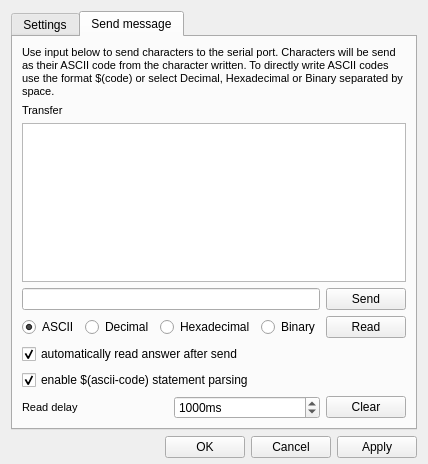
<?xml version="1.0" encoding="UTF-8"?>
<ui version="4.0">
 <class>dialogSerialIO</class>
 <widget class="QDialog" name="dialogSerialIO">
  <property name="geometry">
   <rect>
    <x>0</x>
    <y>0</y>
    <width>401</width>
    <height>428</height>
   </rect>
  </property>
  <property name="windowTitle">
   <string>Dialog</string>
  </property>
  <layout class="QVBoxLayout" name="verticalLayout">
   <property name="bottomMargin">
    <number>6</number>
   </property>
   <item>
    <widget class="QTabWidget" name="tabWidget">
     <property name="minimumSize">
      <size>
       <width>0</width>
       <height>0</height>
      </size>
     </property>
     <property name="currentIndex">
      <number>1</number>
     </property>
     <widget class="QWidget" name="tab">
      <attribute name="title">
       <string>Settings</string>
      </attribute>
      <layout class="QVBoxLayout" name="verticalLayout_3">
       <item>
        <widget class="QGroupBox" name="Basic">
         <property name="title">
          <string>Basic</string>
         </property>
         <property name="flat">
          <bool>false</bool>
         </property>
         <layout class="QGridLayout" name="gridLayout_3">
          <item row="1" column="5">
           <spacer name="horizontalSpacer">
            <property name="orientation">
             <enum>Qt::Horizontal</enum>
            </property>
            <property name="sizeHint" stdset="0">
             <size>
              <width>1</width>
              <height>15</height>
             </size>
            </property>
           </spacer>
          </item>
          <item row="2" column="0">
           <widget class="QLabel" name="label_endline">
            <property name="font">
             <font>
              <pointsize>8</pointsize>
             </font>
            </property>
            <property name="text">
             <string>Endline</string>
            </property>
            <property name="buddy">
             <cstring>combo_endline</cstring>
            </property>
           </widget>
          </item>
          <item row="0" column="0">
           <widget class="QLabel" name="label_baud">
            <property name="font">
             <font>
              <pointsize>8</pointsize>
             </font>
            </property>
            <property name="text">
             <string>Baud</string>
            </property>
            <property name="buddy">
             <cstring>combo_baud</cstring>
            </property>
           </widget>
          </item>
          <item row="0" column="1">
           <widget class="QComboBox" name="combo_baud">
            <property name="currentIndex">
             <number>-1</number>
            </property>
           </widget>
          </item>
          <item row="0" column="3">
           <widget class="QLabel" name="label_parity">
            <property name="font">
             <font>
              <pointsize>8</pointsize>
             </font>
            </property>
            <property name="text">
             <string>Parity</string>
            </property>
            <property name="buddy">
             <cstring>combo_parity</cstring>
            </property>
           </widget>
          </item>
          <item row="0" column="4">
           <widget class="QComboBox" name="combo_parity">
            <property name="currentIndex">
             <number>0</number>
            </property>
            <item>
             <property name="text">
              <string>none</string>
             </property>
            </item>
            <item>
             <property name="text">
              <string>odd</string>
             </property>
            </item>
            <item>
             <property name="text">
              <string>even</string>
             </property>
            </item>
            <item>
             <property name="text">
              <string>mark</string>
             </property>
            </item>
            <item>
             <property name="text">
              <string>space</string>
             </property>
            </item>
           </widget>
          </item>
          <item row="1" column="0">
           <widget class="QLabel" name="label_bits">
            <property name="font">
             <font>
              <pointsize>8</pointsize>
             </font>
            </property>
            <property name="text">
             <string>Bits</string>
            </property>
            <property name="buddy">
             <cstring>combo_bits</cstring>
            </property>
           </widget>
          </item>
          <item row="1" column="1">
           <widget class="QComboBox" name="combo_bits">
            <property name="currentIndex">
             <number>3</number>
            </property>
            <item>
             <property name="text">
              <string>5</string>
             </property>
            </item>
            <item>
             <property name="text">
              <string>6</string>
             </property>
            </item>
            <item>
             <property name="text">
              <string>7</string>
             </property>
            </item>
            <item>
             <property name="text">
              <string>8</string>
             </property>
            </item>
           </widget>
          </item>
          <item row="1" column="2">
           <widget class="QLabel" name="label">
            <property name="minimumSize">
             <size>
              <width>30</width>
              <height>0</height>
             </size>
            </property>
            <property name="maximumSize">
             <size>
              <width>30</width>
              <height>16777215</height>
             </size>
            </property>
            <property name="text">
             <string/>
            </property>
           </widget>
          </item>
          <item row="1" column="3">
           <widget class="QLabel" name="label_timeout">
            <property name="text">
             <string>Time out</string>
            </property>
           </widget>
          </item>
          <item row="1" column="4">
           <widget class="QSpinBox" name="spinBox_timeout">
            <property name="suffix">
             <string>ms</string>
            </property>
            <property name="maximum">
             <number>65000</number>
            </property>
           </widget>
          </item>
          <item row="2" column="1">
           <widget class="QComboBox" name="combo_endline">
            <property name="currentIndex">
             <number>0</number>
            </property>
            <item>
             <property name="text">
              <string>\r</string>
             </property>
            </item>
            <item>
             <property name="text">
              <string>\n</string>
             </property>
            </item>
            <item>
             <property name="text">
              <string>\r\n</string>
             </property>
            </item>
            <item>
             <property name="text">
              <string>&lt;none&gt;</string>
             </property>
            </item>
           </widget>
          </item>
          <item row="2" column="3">
           <widget class="QLabel" name="label_sendDelay">
            <property name="font">
             <font>
              <pointsize>8</pointsize>
             </font>
            </property>
            <property name="text">
             <string>Send Delay</string>
            </property>
           </widget>
          </item>
          <item row="2" column="4">
           <widget class="QSpinBox" name="spinBox_sendDelay">
            <property name="suffix">
             <string>ms</string>
            </property>
            <property name="maximum">
             <number>65000</number>
            </property>
           </widget>
          </item>
          <item row="5" column="0">
           <widget class="QLabel" name="label_stopbits">
            <property name="font">
             <font>
              <pointsize>8</pointsize>
             </font>
            </property>
            <property name="text">
             <string>Stopbits</string>
            </property>
            <property name="buddy">
             <cstring>combo_stopbits</cstring>
            </property>
           </widget>
          </item>
          <item row="5" column="1">
           <widget class="QComboBox" name="combo_stopbits">
            <property name="currentIndex">
             <number>0</number>
            </property>
            <item>
             <property name="text">
              <string>1</string>
             </property>
            </item>
            <item>
             <property name="text">
              <string>2</string>
             </property>
            </item>
           </widget>
          </item>
          <item row="4" column="0">
           <widget class="QLabel" name="label_endlineRead">
            <property name="font">
             <font>
              <pointsize>8</pointsize>
             </font>
            </property>
            <property name="text">
             <string>Endline Read</string>
            </property>
            <property name="buddy">
             <cstring>combo_endline</cstring>
            </property>
           </widget>
          </item>
          <item row="4" column="1">
           <widget class="QComboBox" name="combo_endlineRead">
            <property name="enabled">
             <bool>false</bool>
            </property>
            <property name="currentIndex">
             <number>0</number>
            </property>
            <item>
             <property name="text">
              <string>\r</string>
             </property>
            </item>
            <item>
             <property name="text">
              <string>\n</string>
             </property>
            </item>
            <item>
             <property name="text">
              <string>\r\n</string>
             </property>
            </item>
            <item>
             <property name="text">
              <string>&lt;none&gt;</string>
             </property>
            </item>
           </widget>
          </item>
          <item row="4" column="3">
           <widget class="QLabel" name="label_debug">
            <property name="font">
             <font>
              <pointsize>8</pointsize>
             </font>
            </property>
            <property name="text">
             <string>Debug Mode</string>
            </property>
            <property name="buddy">
             <cstring>checkBox_debug</cstring>
            </property>
           </widget>
          </item>
          <item row="4" column="4">
           <widget class="QCheckBox" name="checkBox_debug">
            <property name="text">
             <string/>
            </property>
           </widget>
          </item>
          <item row="5" column="3">
           <widget class="QLabel" name="label_readline">
            <property name="font">
             <font>
              <pointsize>8</pointsize>
             </font>
            </property>
            <property name="text">
             <string>Readline</string>
            </property>
            <property name="buddy">
             <cstring>checkBox_debug</cstring>
            </property>
           </widget>
          </item>
          <item row="5" column="4">
           <widget class="QCheckBox" name="checkBox_readline">
            <property name="text">
             <string/>
            </property>
           </widget>
          </item>
         </layout>
        </widget>
       </item>
       <item>
        <widget class="QGroupBox" name="groupBox">
         <property name="title">
          <string>Flow control</string>
         </property>
         <property name="flat">
          <bool>false</bool>
         </property>
         <property name="checkable">
          <bool>false</bool>
         </property>
         <property name="checked">
          <bool>false</bool>
         </property>
         <layout class="QGridLayout" name="gridLayout_2">
          <item row="0" column="0">
           <widget class="QLabel" name="label_flow_xonxoff">
            <property name="font">
             <font>
              <pointsize>8</pointsize>
             </font>
            </property>
            <property name="text">
             <string>Xon/Xoff</string>
            </property>
            <property name="alignment">
             <set>Qt::AlignLeading|Qt::AlignLeft|Qt::AlignVCenter</set>
            </property>
            <property name="buddy">
             <cstring>combo_flow_xonxoff</cstring>
            </property>
           </widget>
          </item>
          <item row="0" column="1">
           <widget class="QComboBox" name="combo_flow_xonxoff">
            <property name="currentIndex">
             <number>0</number>
            </property>
            <item>
             <property name="text">
              <string>disable</string>
             </property>
            </item>
            <item>
             <property name="text">
              <string>enable</string>
             </property>
            </item>
           </widget>
          </item>
          <item row="0" column="2">
           <widget class="QLabel" name="label_2">
            <property name="minimumSize">
             <size>
              <width>30</width>
              <height>0</height>
             </size>
            </property>
            <property name="maximumSize">
             <size>
              <width>30</width>
              <height>16777215</height>
             </size>
            </property>
            <property name="text">
             <string/>
            </property>
           </widget>
          </item>
          <item row="0" column="3">
           <widget class="QLabel" name="label_flow_rts">
            <property name="font">
             <font>
              <pointsize>8</pointsize>
             </font>
            </property>
            <property name="text">
             <string>rts</string>
            </property>
            <property name="buddy">
             <cstring>combo_flow_rts</cstring>
            </property>
           </widget>
          </item>
          <item row="1" column="0">
           <widget class="QLabel" name="label_flow_cts">
            <property name="font">
             <font>
              <pointsize>8</pointsize>
             </font>
            </property>
            <property name="text">
             <string>cts</string>
            </property>
            <property name="buddy">
             <cstring>combo_flow_cts</cstring>
            </property>
           </widget>
          </item>
          <item row="1" column="1">
           <widget class="QComboBox" name="combo_flow_cts">
            <property name="currentIndex">
             <number>0</number>
            </property>
            <item>
             <property name="text">
              <string>disable</string>
             </property>
            </item>
            <item>
             <property name="text">
              <string>enable</string>
             </property>
            </item>
           </widget>
          </item>
          <item row="1" column="3">
           <widget class="QLabel" name="label_flow_dtr">
            <property name="font">
             <font>
              <pointsize>8</pointsize>
             </font>
            </property>
            <property name="text">
             <string>dtr</string>
            </property>
            <property name="buddy">
             <cstring>combo_flow_dtr</cstring>
            </property>
           </widget>
          </item>
          <item row="1" column="4">
           <widget class="QComboBox" name="combo_flow_dtr">
            <property name="currentIndex">
             <number>0</number>
            </property>
            <item>
             <property name="text">
              <string>disable</string>
             </property>
            </item>
            <item>
             <property name="text">
              <string>enable</string>
             </property>
            </item>
            <item>
             <property name="text">
              <string>handshake</string>
             </property>
            </item>
           </widget>
          </item>
          <item row="1" column="5">
           <spacer name="horizontalSpacer_2">
            <property name="orientation">
             <enum>Qt::Horizontal</enum>
            </property>
            <property name="sizeHint" stdset="0">
             <size>
              <width>34</width>
              <height>20</height>
             </size>
            </property>
           </spacer>
          </item>
          <item row="2" column="0">
           <widget class="QLabel" name="label_flow_dsr">
            <property name="font">
             <font>
              <pointsize>8</pointsize>
             </font>
            </property>
            <property name="text">
             <string>dsr</string>
            </property>
            <property name="buddy">
             <cstring>combo_flow_dsr</cstring>
            </property>
           </widget>
          </item>
          <item row="2" column="1">
           <widget class="QComboBox" name="combo_flow_dsr">
            <property name="currentIndex">
             <number>0</number>
            </property>
            <item>
             <property name="text">
              <string>disable</string>
             </property>
            </item>
            <item>
             <property name="text">
              <string>enable</string>
             </property>
            </item>
           </widget>
          </item>
          <item row="0" column="4">
           <widget class="QComboBox" name="combo_flow_rts">
            <property name="currentIndex">
             <number>0</number>
            </property>
            <item>
             <property name="text">
              <string>disable</string>
             </property>
            </item>
            <item>
             <property name="text">
              <string>enable</string>
             </property>
            </item>
            <item>
             <property name="text">
              <string>handshake</string>
             </property>
            </item>
           </widget>
          </item>
         </layout>
        </widget>
       </item>
       <item>
        <widget class="QGroupBox" name="groupBox_2">
         <property name="title">
          <string>Python Command</string>
         </property>
         <layout class="QHBoxLayout" name="horizontalLayout">
          <item>
           <widget class="QPushButton" name="pushButtonCreateCommand">
            <property name="text">
             <string>Create</string>
            </property>
            <property name="autoDefault">
             <bool>false</bool>
            </property>
           </widget>
          </item>
          <item>
           <widget class="QLineEdit" name="lineEditCommandStr">
            <property name="focusPolicy">
             <enum>Qt::WheelFocus</enum>
            </property>
            <property name="inputMask">
             <string notr="true"/>
            </property>
            <property name="text">
             <string notr="true"/>
            </property>
           </widget>
          </item>
         </layout>
        </widget>
       </item>
       <item>
        <spacer name="verticalSpacer">
         <property name="orientation">
          <enum>Qt::Vertical</enum>
         </property>
         <property name="sizeHint" stdset="0">
          <size>
           <width>20</width>
           <height>0</height>
          </size>
         </property>
        </spacer>
       </item>
      </layout>
     </widget>
     <widget class="QWidget" name="tab_2">
      <attribute name="title">
       <string>Send message</string>
      </attribute>
      <layout class="QVBoxLayout" name="verticalLayout_2">
       <item>
        <widget class="QLabel" name="label_Info">
         <property name="font">
          <font>
           <pointsize>8</pointsize>
          </font>
         </property>
         <property name="text">
          <string>Use input below to send characters to the serial port. Characters will be send as their ASCII code from the character written. To directly write ASCII codes use the format $(code) or select Decimal, Hexadecimal or Binary separated by space.</string>
         </property>
         <property name="wordWrap">
          <bool>true</bool>
         </property>
        </widget>
       </item>
       <item>
        <widget class="QLabel" name="label_transfer">
         <property name="font">
          <font>
           <pointsize>8</pointsize>
          </font>
         </property>
         <property name="text">
          <string>Transfer</string>
         </property>
        </widget>
       </item>
       <item>
        <widget class="QTextEdit" name="text_transfer">
         <property name="enabled">
          <bool>true</bool>
         </property>
         <property name="lineWrapMode">
          <enum>QTextEdit::NoWrap</enum>
         </property>
         <property name="readOnly">
          <bool>true</bool>
         </property>
        </widget>
       </item>
       <item>
        <layout class="QGridLayout" name="gridLayout">
         <item row="4" column="1">
          <widget class="QSpinBox" name="spinBox_readdelay">
           <property name="suffix">
            <string>ms</string>
           </property>
           <property name="maximum">
            <number>65000</number>
           </property>
           <property name="singleStep">
            <number>200</number>
           </property>
           <property name="value">
            <number>1000</number>
           </property>
          </widget>
         </item>
         <item row="0" column="0" colspan="2">
          <widget class="QLineEdit" name="lineEditSend">
           <property name="focusPolicy">
            <enum>Qt::WheelFocus</enum>
           </property>
           <property name="inputMask">
            <string notr="true"/>
           </property>
           <property name="text">
            <string notr="true"/>
           </property>
          </widget>
         </item>
         <item row="0" column="2">
          <widget class="QPushButton" name="pushSendButton">
           <property name="text">
            <string>Send</string>
           </property>
           <property name="autoDefault">
            <bool>false</bool>
           </property>
          </widget>
         </item>
         <item row="4" column="0">
          <widget class="QLabel" name="label_readdelay">
           <property name="font">
            <font>
             <pointsize>8</pointsize>
            </font>
           </property>
           <property name="text">
            <string>Read delay</string>
           </property>
          </widget>
         </item>
         <item row="1" column="0" colspan="2">
          <layout class="QHBoxLayout" name="horizontalLayout_6">
           <item>
            <widget class="QRadioButton" name="RBASCII">
             <property name="sizePolicy">
              <sizepolicy hsizetype="Minimum" vsizetype="Fixed">
               <horstretch>0</horstretch>
               <verstretch>0</verstretch>
              </sizepolicy>
             </property>
             <property name="toolTip">
              <string>E.g. Test$(10)</string>
             </property>
             <property name="text">
              <string>ASCII</string>
             </property>
             <property name="checked">
              <bool>true</bool>
             </property>
            </widget>
           </item>
           <item>
            <widget class="QRadioButton" name="RBDez">
             <property name="sizePolicy">
              <sizepolicy hsizetype="Minimum" vsizetype="Fixed">
               <horstretch>0</horstretch>
               <verstretch>0</verstretch>
              </sizepolicy>
             </property>
             <property name="toolTip">
              <string>Bytes separated by space, e.g. 255 10 13</string>
             </property>
             <property name="text">
              <string>Decimal</string>
             </property>
             <property name="checked">
              <bool>false</bool>
             </property>
            </widget>
           </item>
           <item>
            <widget class="QRadioButton" name="RBHex">
             <property name="toolTip">
              <string>Bytes separated by space, e.g. 4f a 1b</string>
             </property>
             <property name="text">
              <string>Hexadecimal</string>
             </property>
            </widget>
           </item>
           <item>
            <widget class="QRadioButton" name="RBBin">
             <property name="toolTip">
              <string>Bytes separated by space, e.g. 1010 11111111 100</string>
             </property>
             <property name="text">
              <string>Binary</string>
             </property>
            </widget>
           </item>
          </layout>
         </item>
         <item row="1" column="2">
          <widget class="QPushButton" name="pushReadButton">
           <property name="text">
            <string>Read</string>
           </property>
           <property name="autoDefault">
            <bool>false</bool>
           </property>
          </widget>
         </item>
         <item row="2" column="0" colspan="2">
          <widget class="QCheckBox" name="checkReadAfterSend">
           <property name="text">
            <string>automatically read answer after send</string>
           </property>
           <property name="checked">
            <bool>true</bool>
           </property>
          </widget>
         </item>
         <item row="4" column="2">
          <widget class="QPushButton" name="pushButton_clear">
           <property name="text">
            <string>Clear</string>
           </property>
           <property name="autoDefault">
            <bool>false</bool>
           </property>
          </widget>
         </item>
         <item row="3" column="0" colspan="2">
          <widget class="QCheckBox" name="checkAsciiParsing">
           <property name="text">
            <string>enable $(ascii-code) statement parsing</string>
           </property>
           <property name="checked">
            <bool>true</bool>
           </property>
          </widget>
         </item>
        </layout>
       </item>
      </layout>
     </widget>
    </widget>
   </item>
   <item>
    <layout class="QHBoxLayout" name="horizontalLayout_2">
     <item>
      <spacer name="horizontalSpacer_3">
       <property name="orientation">
        <enum>Qt::Horizontal</enum>
       </property>
       <property name="sizeHint" stdset="0">
        <size>
         <width>40</width>
         <height>20</height>
        </size>
       </property>
      </spacer>
     </item>
     <item>
      <widget class="QPushButton" name="okButton">
       <property name="text">
        <string>OK</string>
       </property>
       <property name="autoDefault">
        <bool>false</bool>
       </property>
      </widget>
     </item>
     <item>
      <widget class="QPushButton" name="cancelButton">
       <property name="text">
        <string>Cancel</string>
       </property>
       <property name="autoDefault">
        <bool>false</bool>
       </property>
      </widget>
     </item>
     <item>
      <widget class="QPushButton" name="pushButtonSet">
       <property name="text">
        <string>Apply</string>
       </property>
       <property name="autoDefault">
        <bool>false</bool>
       </property>
      </widget>
     </item>
    </layout>
   </item>
  </layout>
 </widget>
 <tabstops>
  <tabstop>combo_baud</tabstop>
  <tabstop>combo_bits</tabstop>
  <tabstop>combo_endline</tabstop>
  <tabstop>combo_stopbits</tabstop>
  <tabstop>combo_parity</tabstop>
  <tabstop>spinBox_timeout</tabstop>
  <tabstop>combo_flow_xonxoff</tabstop>
  <tabstop>combo_flow_cts</tabstop>
  <tabstop>combo_flow_dsr</tabstop>
  <tabstop>combo_flow_rts</tabstop>
  <tabstop>combo_flow_dtr</tabstop>
  <tabstop>pushButtonCreateCommand</tabstop>
  <tabstop>lineEditCommandStr</tabstop>
  <tabstop>text_transfer</tabstop>
  <tabstop>lineEditSend</tabstop>
  <tabstop>RBASCII</tabstop>
  <tabstop>RBDez</tabstop>
  <tabstop>RBHex</tabstop>
  <tabstop>RBBin</tabstop>
  <tabstop>spinBox_readdelay</tabstop>
  <tabstop>pushSendButton</tabstop>
  <tabstop>pushReadButton</tabstop>
  <tabstop>okButton</tabstop>
  <tabstop>cancelButton</tabstop>
  <tabstop>pushButtonSet</tabstop>
  <tabstop>tabWidget</tabstop>
 </tabstops>
 <resources/>
 <connections>
  <connection>
   <sender>okButton</sender>
   <signal>clicked()</signal>
   <receiver>dialogSerialIO</receiver>
   <slot>accept()</slot>
   <hints>
    <hint type="sourcelabel">
     <x>227</x>
     <y>421</y>
    </hint>
    <hint type="destinationlabel">
     <x>233</x>
     <y>29</y>
    </hint>
   </hints>
  </connection>
  <connection>
   <sender>cancelButton</sender>
   <signal>clicked()</signal>
   <receiver>dialogSerialIO</receiver>
   <slot>reject()</slot>
   <hints>
    <hint type="sourcelabel">
     <x>308</x>
     <y>421</y>
    </hint>
    <hint type="destinationlabel">
     <x>277</x>
     <y>92</y>
    </hint>
   </hints>
  </connection>
  <connection>
   <sender>checkBox_readline</sender>
   <signal>toggled(bool)</signal>
   <receiver>combo_endlineRead</receiver>
   <slot>setEnabled(bool)</slot>
   <hints>
    <hint type="sourcelabel">
     <x>289</x>
     <y>176</y>
    </hint>
    <hint type="destinationlabel">
     <x>145</x>
     <y>149</y>
    </hint>
   </hints>
  </connection>
 </connections>
</ui>
